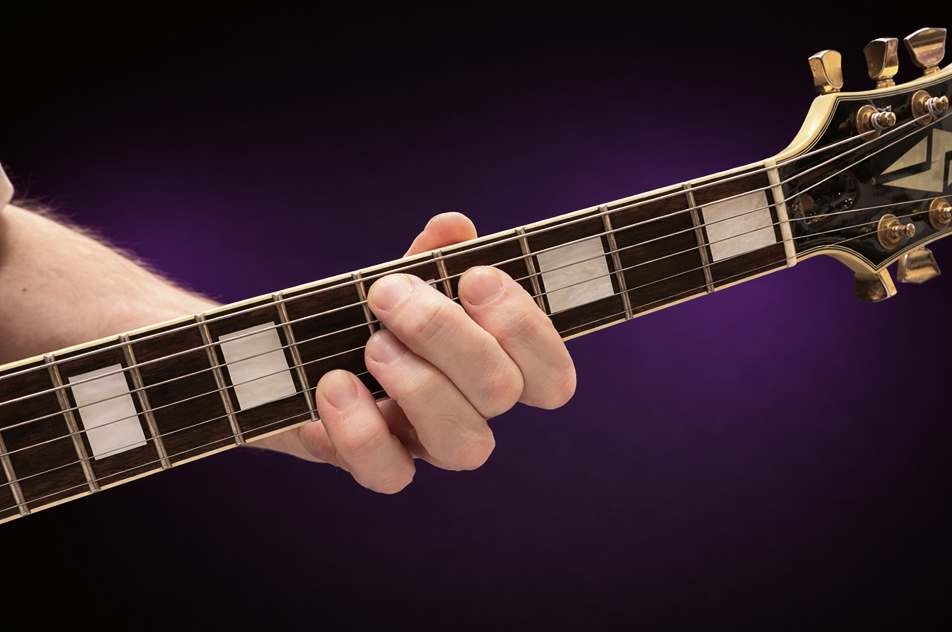
#> input picture assets/img/left_hand_mainpage.jpg, 952 x 632 px
$ python -i strings.py   (imports and definitions only)
#> lines starting #> are read from the running program, lines starting #| are printed output that depends on the picture
"""Find and follow the six guitar strings in the video, so an open string can be lit up
on the real guitar while it sounds.

Lines are found once with a Hough transform on thin bright ridges (white top-hat), then
followed frame by frame: each string is re-fitted from ridge points near its last position.
The nut (where the open string stops) is followed by template matching.
"""
import cv2
import numpy as np

KERNEL = cv2.getStructuringElement(cv2.MORPH_ELLIPSE, (9, 9))


def ridges(gray):
    return cv2.morphologyEx(gray, cv2.MORPH_TOPHAT, KERNEL)


class Line:
    """y = a*x + b (strings run across the frame, never vertical here)."""
    def __init__(self, a, b, x0, x1):
        self.a, self.b, self.x0, self.x1 = float(a), float(b), float(x0), float(x1)

    def y(self, x):
        return self.a * x + self.b

    def copy(self):
        return Line(self.a, self.b, self.x0, self.x1)


# [129 lines left out: functions detect, refine, find_nut, not called in this run]


def comb_lines(p):
    """Six strings as one comb: top string y = a*x + b, the gap between neighbours = da*x + db
    (the gap narrows towards the nut)."""
    a, b, da, db = p
    return [Line(a + k * da, b + k * db, 0, 0) for k in range(6)]


def comb_score(p, img, xs):
    h, w = img.shape
    tot, n = 0.0, 0
    for ln in comb_lines(p):
        ys = ln.y(xs)
        ok = (ys >= 1) & (ys < h - 2)
        if not ok.any():
            return 0.0
        x, y = xs[ok], ys[ok]
        y0 = np.floor(y).astype(int); f = y - y0
        xi = x.astype(int)
        v = img[y0, xi] * (1 - f) + img[y0 + 1, xi] * f
        tot += np.sum(np.minimum(v, 60)); n += len(xs)
    return tot / max(1, n)


class Tracker:
    """Follows the six strings as one comb fitted to thin bright ridges; robust to the hand
    hiding some strings, to frets and inlay edges (they do not form an even comb)."""
    def __init__(self):
        self.lines = None
        self.p = None
        self.nut = None
        self.top_is_low = True
        self.n = 0

    def _fit(self, th, p0, steps=((3.0, 6), (1.2, 3))):
        from scipy.optimize import minimize
        x_end = max(200.0, (self.nut or th.shape[1]) - 12)
        xs = np.arange(2.0, x_end, 3.0)
        p = np.array(p0, float)
        # scale of each parameter so the optimiser moves them evenly
        sc = np.array([1e-3, 1.0, 1e-4, 0.3])
        for sigma, _ in steps:
            img = cv2.GaussianBlur(th.astype(np.float32), (0, 0), sigma)
            f = lambda q: -comb_score(q * sc, img, xs)
            r = minimize(f, p / sc, method='Powell', options={'xtol': 0.05, 'ftol': 1e-4, 'maxfev': 600})
            p = r.x * sc
        return p, comb_score(p, cv2.GaussianBlur(th.astype(np.float32), (0, 0), 1.2), xs)

    # [44 lines left out: functions init, _vote_nut, not called in this run]

    def _nut_xy(self):
        return self.nut, self.lines[2].y(self.nut) * 0.5 + self.lines[3].y(self.nut) * 0.5

    # [28 lines left out: functions _grab, _follow_nut, _p_from_lines, not called in this run]

    def update(self, frame_rgb):
        g = cv2.cvtColor(frame_rgb, cv2.COLOR_RGB2GRAY)
        th = ridges(g)
        self.n += 1
        # the comb can slip one string (onto the binding): re-anchor on a fresh detection
        if self.n % 4 == 0:
            det = detect(g)
            if det is not None:
                q = self._p_from_lines(det)
                gap = self.p[3] + self.p[2] * 300
                off = (q[1] + q[0] * 300) - (self.p[1] + self.p[0] * 300)
                if abs(off) > 0.5 * gap:
                    self.slip = getattr(self, 'slip', 0) + 1
                    if self.slip >= 2:
                        self.p = q; self.slip = 0
                else:
                    self.slip = 0
        p, sc = self._fit(th, self.p, steps=((2.0, 0), (1.0, 0)))
        if sc > 6:  # comb still sits on strings
            self.p = 0.5 * p + 0.5 * self.p if self.n > 1 else p
        self.lines = comb_lines(self.p)
        if self.n <= 20:
            self._vote_nut(th)
            if self.n == 20:
                self._grab(g)
        else:
            self._follow_nut(g)
        return th

    # [35 lines left out: functions string_line, skin_mask, paint, not called in this run]

>>> import cv2
>>> picture = cv2.cvtColor(cv2.imread('../../assets/img/left_hand_mainpage.jpg'), cv2.COLOR_BGR2RGB)
>>> result = Tracker().update(picture)
#> in update, `g = cv2.cvtColor(frame_rgb, cv2.COLOR_RGB2GRAY)`:
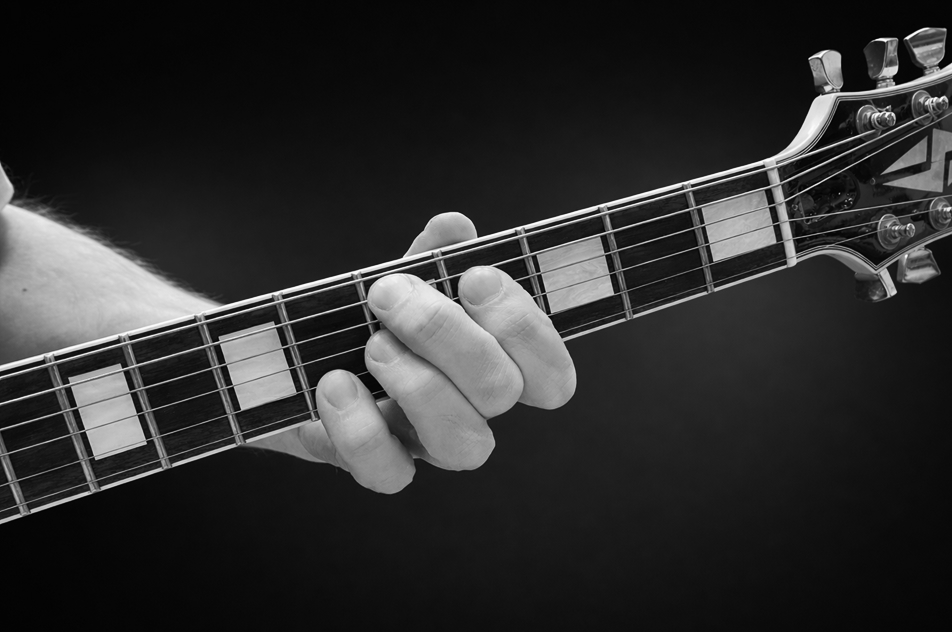
#> g: shape (632, 952); min 1, max 253, mean 45.4
#> in ridges, `return cv2.morphologyEx(gray, cv2.MORPH_TOPHAT, KERNEL)`:
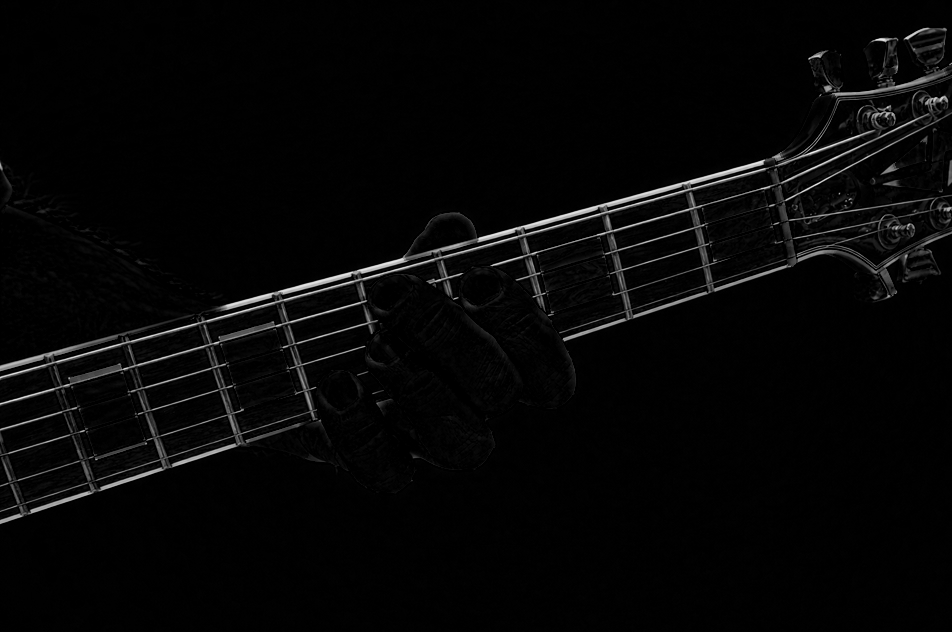
#> returned value: shape (632, 952); min 0, max 241, mean 6.3
#> the loop in _fit, `for sigma, _ in steps:` made 2 passes
#> pass 1, in _fit, `img = cv2.GaussianBlur(th.astype(np.float32), (0, 0), sigma)`:
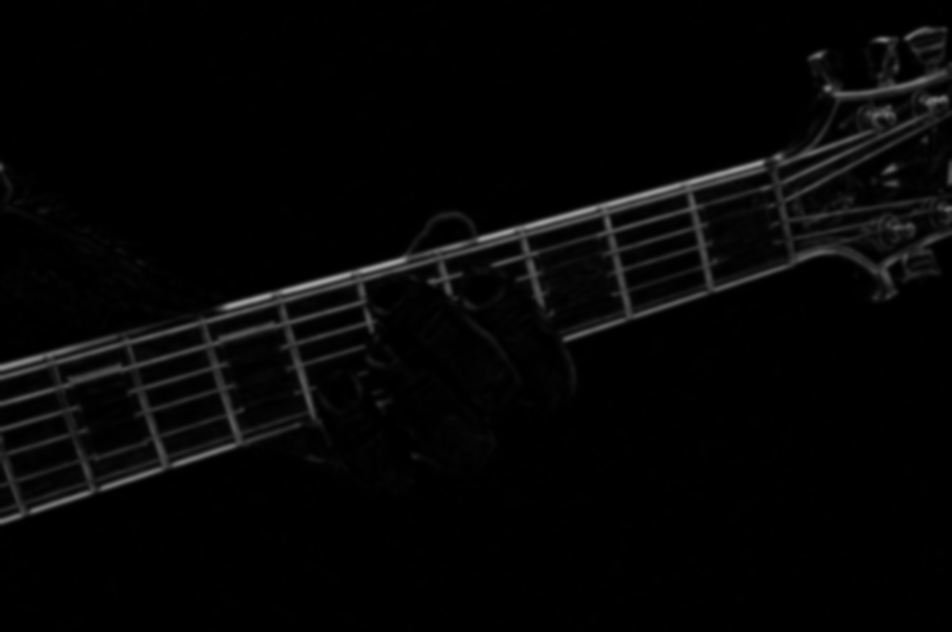
#> img: shape (632, 952) float32; min 3.98e-05, max 162.8, mean 6.3
#> (the run stopped early here; a loop or call above may not have finished)
